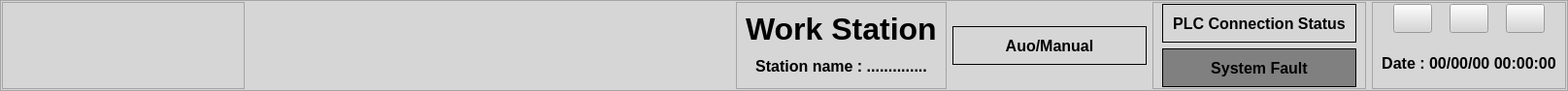
     <widget class="QFrame" name="Title_Top_frm">
      <property name="maximumSize">
       <size>
        <width>16777215</width>
        <height>90</height>
       </size>
      </property>
      <property name="styleSheet">
       <string notr="true">background-color: rgb(214, 214, 214);</string>
      </property>
      <property name="frameShape">
       <enum>QFrame::StyledPanel</enum>
      </property>
      <property name="frameShadow">
       <enum>QFrame::Raised</enum>
      </property>
      <layout class="QHBoxLayout" name="horizontalLayout">
       <property name="leftMargin">
        <number>1</number>
       </property>
       <property name="topMargin">
        <number>1</number>
       </property>
       <property name="rightMargin">
        <number>1</number>
       </property>
       <property name="bottomMargin">
        <number>1</number>
       </property>
       <item>
        <widget class="QFrame" name="frame_4">
         <property name="minimumSize">
          <size>
           <width>250</width>
           <height>0</height>
          </size>
         </property>
         <property name="maximumSize">
          <size>
           <width>250</width>
           <height>16777215</height>
          </size>
         </property>
         <property name="frameShape">
          <enum>QFrame::StyledPanel</enum>
         </property>
         <property name="frameShadow">
          <enum>QFrame::Raised</enum>
         </property>
         <layout class="QVBoxLayout" name="verticalLayout_12">
          <property name="spacing">
           <number>1</number>
          </property>
          <property name="leftMargin">
           <number>1</number>
          </property>
          <property name="topMargin">
           <number>1</number>
          </property>
          <property name="rightMargin">
           <number>1</number>
          </property>
          <property name="bottomMargin">
           <number>1</number>
          </property>
          <item>
           <widget class="QLabel" name="label_4">
            <property name="text">
             <string/>
            </property>
            <property name="pixmap">
             <pixmap>:/newPrefix/images_ICON/CTPL1.png</pixmap>
            </property>
            <property name="scaledContents">
             <bool>true</bool>
            </property>
           </widget>
          </item>
          <item>
           <widget class="QLabel" name="label_5">
            <property name="text">
             <string/>
            </property>
            <property name="pixmap">
             <pixmap>:/newPrefix/images_ICON/Screenshot 2025-01-03 115927.png</pixmap>
            </property>
            <property name="scaledContents">
             <bool>true</bool>
            </property>
           </widget>
          </item>
         </layout>
        </widget>
       </item>
       <item>
        <spacer name="horizontalSpacer_2">
         <property name="orientation">
          <enum>Qt::Horizontal</enum>
         </property>
         <property name="sizeType">
          <enum>QSizePolicy::Fixed</enum>
         </property>
         <property name="sizeHint" stdset="0">
          <size>
           <width>500</width>
           <height>20</height>
          </size>
         </property>
        </spacer>
       </item>
       <item>
        <widget class="QFrame" name="Project_name_stn_frm">
         <property name="layoutDirection">
          <enum>Qt::LeftToRight</enum>
         </property>
         <property name="frameShape">
          <enum>QFrame::StyledPanel</enum>
         </property>
         <property name="frameShadow">
          <enum>QFrame::Raised</enum>
         </property>
         <layout class="QVBoxLayout" name="verticalLayout">
          <item>
           <widget class="QLabel" name="Project_lbl">
            <property name="font">
             <font>
              <pointsize>24</pointsize>
              <weight>75</weight>
              <bold>true</bold>
             </font>
            </property>
            <property name="text">
             <string>Work Station</string>
            </property>
           </widget>
          </item>
          <item>
           <widget class="QLabel" name="Station_lbl">
            <property name="font">
             <font>
              <pointsize>12</pointsize>
              <weight>75</weight>
              <bold>true</bold>
             </font>
            </property>
            <property name="text">
             <string>Station name : ..............</string>
            </property>
            <property name="alignment">
             <set>Qt::AlignCenter</set>
            </property>
           </widget>
          </item>
         </layout>
        </widget>
       </item>
       <item>
        <spacer name="horizontalSpacer">
         <property name="orientation">
          <enum>Qt::Horizontal</enum>
         </property>
         <property name="sizeHint" stdset="0">
          <size>
           <width>0</width>
           <height>0</height>
          </size>
         </property>
        </spacer>
       </item>
       <item>
        <widget class="QLabel" name="Auto_mnual_sts">
         <property name="minimumSize">
          <size>
           <width>200</width>
           <height>40</height>
          </size>
         </property>
         <property name="maximumSize">
          <size>
           <width>200</width>
           <height>40</height>
          </size>
         </property>
         <property name="font">
          <font>
           <pointsize>12</pointsize>
           <weight>75</weight>
           <bold>true</bold>
          </font>
         </property>
         <property name="frameShape">
          <enum>QFrame::Box</enum>
         </property>
         <property name="text">
          <string>Auo/Manual</string>
         </property>
         <property name="alignment">
          <set>Qt::AlignCenter</set>
         </property>
        </widget>
       </item>
       <item>
        <widget class="QFrame" name="frame">
         <property name="frameShape">
          <enum>QFrame::StyledPanel</enum>
         </property>
         <property name="frameShadow">
          <enum>QFrame::Raised</enum>
         </property>
         <layout class="QVBoxLayout" name="verticalLayout_15">
          <property name="topMargin">
           <number>1</number>
          </property>
          <property name="bottomMargin">
           <number>1</number>
          </property>
          <item>
           <widget class="QLabel" name="PLC_Connection_sts">
            <property name="minimumSize">
             <size>
              <width>200</width>
              <height>40</height>
             </size>
            </property>
            <property name="maximumSize">
             <size>
              <width>200</width>
              <height>40</height>
             </size>
            </property>
            <property name="font">
             <font>
              <pointsize>12</pointsize>
              <weight>75</weight>
              <bold>true</bold>
             </font>
            </property>
            <property name="frameShape">
             <enum>QFrame::Box</enum>
            </property>
            <property name="text">
             <string>PLC Connection Status</string>
            </property>
            <property name="alignment">
             <set>Qt::AlignCenter</set>
            </property>
           </widget>
          </item>
          <item>
           <widget class="QLabel" name="Manual_lbl">
            <property name="minimumSize">
             <size>
              <width>100</width>
              <height>40</height>
             </size>
            </property>
            <property name="maximumSize">
             <size>
              <width>16777215</width>
              <height>40</height>
             </size>
            </property>
            <property name="font">
             <font>
              <pointsize>12</pointsize>
              <weight>75</weight>
              <bold>true</bold>
             </font>
            </property>
            <property name="styleSheet">
             <string notr="true">background-color: rgb(128, 128, 128);</string>
            </property>
            <property name="frameShape">
             <enum>QFrame::Box</enum>
            </property>
            <property name="text">
             <string>System Fault</string>
            </property>
            <property name="alignment">
             <set>Qt::AlignCenter</set>
            </property>
           </widget>
          </item>
         </layout>
        </widget>
       </item>
       <item>
        <widget class="QFrame" name="Auto_Manual_frm">
         <property name="frameShape">
          <enum>QFrame::StyledPanel</enum>
         </property>
         <property name="frameShadow">
          <enum>QFrame::Raised</enum>
         </property>
         <layout class="QVBoxLayout" name="verticalLayout_2">
          <property name="topMargin">
           <number>1</number>
          </property>
          <property name="bottomMargin">
           <number>1</number>
          </property>
          <item>
           <layout class="QHBoxLayout" name="horizontalLayout_12">
            <item>
             <widget class="QPushButton" name="Minimize">
              <property name="minimumSize">
               <size>
                <width>40</width>
                <height>30</height>
               </size>
              </property>
              <property name="maximumSize">
               <size>
                <width>40</width>
                <height>30</height>
               </size>
              </property>
              <property name="text">
               <string/>
              </property>
              <property name="icon">
               <iconset>
                <normaloff>:/newPrefix/images_ICON/Minimize.png</normaloff>:/newPrefix/images_ICON/Minimize.png</iconset>
              </property>
              <property name="iconSize">
               <size>
                <width>30</width>
                <height>30</height>
               </size>
              </property>
             </widget>
            </item>
            <item>
             <widget class="QPushButton" name="Maximum">
              <property name="minimumSize">
               <size>
                <width>40</width>
                <height>30</height>
               </size>
              </property>
              <property name="maximumSize">
               <size>
                <width>40</width>
                <height>30</height>
               </size>
              </property>
              <property name="text">
               <string/>
              </property>
              <property name="icon">
               <iconset>
                <normaloff>:/newPrefix/images_ICON/Maximum.png</normaloff>:/newPrefix/images_ICON/Maximum.png</iconset>
              </property>
              <property name="iconSize">
               <size>
                <width>30</width>
                <height>30</height>
               </size>
              </property>
             </widget>
            </item>
            <item>
             <widget class="QPushButton" name="Exit_btn">
              <property name="minimumSize">
               <size>
                <width>40</width>
                <height>30</height>
               </size>
              </property>
              <property name="maximumSize">
               <size>
                <width>40</width>
                <height>30</height>
               </size>
              </property>
              <property name="text">
               <string/>
              </property>
              <property name="icon">
               <iconset>
                <normaloff>:/newPrefix/images_ICON/Close.png</normaloff>:/newPrefix/images_ICON/Close.png</iconset>
              </property>
              <property name="iconSize">
               <size>
                <width>30</width>
                <height>30</height>
               </size>
              </property>
             </widget>
            </item>
           </layout>
          </item>
          <item>
           <widget class="QLabel" name="Auto_lbl">
            <property name="minimumSize">
             <size>
              <width>100</width>
              <height>0</height>
             </size>
            </property>
            <property name="font">
             <font>
              <pointsize>12</pointsize>
              <weight>75</weight>
              <bold>true</bold>
             </font>
            </property>
            <property name="text">
             <string>Date : 00/00/00 00:00:00</string>
            </property>
            <property name="alignment">
             <set>Qt::AlignCenter</set>
            </property>
           </widget>
          </item>
         </layout>
        </widget>
       </item>
      </layout>
     </widget>
